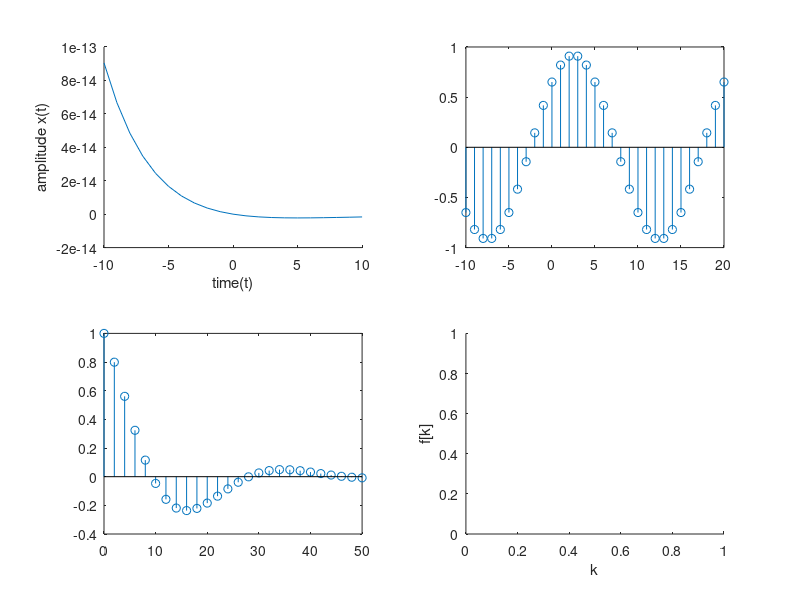

MATLAB code to generate this figure:
##%7A. x(t) = 5sin(2pi.t)cos(pi.t-8) for -5 to 5


t = -5 : 5;
x_t = 5 *sin(2*pi*t) .* cos(pi*t-8);
plot(t, x_t);
subplot(2, 2, 1);
hold on
xlabel('time(t)');
ylabel('amplitude x(t)');

%x(t) = 5 * exp(-0.2 *t)sin(2pi*t)

t = -10 : 10;
x_t = 5 * exp(-0.2 * t).*sin(2 * pi * t);
plot(t, x_t);
subplot(2, 2, 2);
xlabel('time(t)');
ylabel('amplitude x(t)');

%7B. 
%first problem

k = -10: 1: 20;
f = -0.92 *sin(0.1 * pi *k -( 3 * pi /4) );
stem(k, f);
subplot(2, 2, 3);
xlabel('k');
ylabel('f[k]');


%second problem
k = 0: 2: 50;
f = power(-0.92, k) .* exp( i* pi *k /sqrt(350));
stem(k, f);
subplot(2, 2, 4);
xlabel('k');
ylabel('f[k]');




